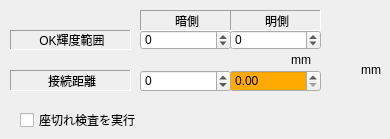
   <widget class="QWidget" name="tab_6">
    <attribute name="title">
     <string>Ring</string>
    </attribute>
    <widget class="QLabel" name="label_23">
     <property name="geometry">
      <rect>
       <x>140</x>
       <y>10</y>
       <width>91</width>
       <height>21</height>
      </rect>
     </property>
     <property name="frameShape">
      <enum>QFrame::Panel</enum>
     </property>
     <property name="frameShadow">
      <enum>QFrame::Sunken</enum>
     </property>
     <property name="text">
      <string>暗側</string>
     </property>
     <property name="alignment">
      <set>Qt::AlignCenter|Qt::AlignHCenter|Qt::AlignLeading|Qt::AlignLeft|Qt::AlignVCenter</set>
     </property>
    </widget>
    <widget class="QLabel" name="label_22">
     <property name="geometry">
      <rect>
       <x>10</x>
       <y>30</y>
       <width>121</width>
       <height>20</height>
      </rect>
     </property>
     <property name="frameShape">
      <enum>QFrame::Panel</enum>
     </property>
     <property name="frameShadow">
      <enum>QFrame::Sunken</enum>
     </property>
     <property name="text">
      <string>OK輝度範囲</string>
     </property>
     <property name="alignment">
      <set>Qt::AlignCenter|Qt::AlignHCenter|Qt::AlignLeading|Qt::AlignLeft|Qt::AlignVCenter</set>
     </property>
    </widget>
    <widget class="QLabel" name="label_21">
     <property name="geometry">
      <rect>
       <x>230</x>
       <y>10</y>
       <width>91</width>
       <height>21</height>
      </rect>
     </property>
     <property name="frameShape">
      <enum>QFrame::Panel</enum>
     </property>
     <property name="frameShadow">
      <enum>QFrame::Sunken</enum>
     </property>
     <property name="text">
      <string>明側</string>
     </property>
     <property name="alignment">
      <set>Qt::AlignCenter|Qt::AlignHCenter|Qt::AlignLeading|Qt::AlignLeft|Qt::AlignVCenter</set>
     </property>
    </widget>
    <widget class="QSpinBox" name="EditDarkWidth">
     <property name="geometry">
      <rect>
       <x>140</x>
       <y>30</y>
       <width>91</width>
       <height>20</height>
      </rect>
     </property>
     <property name="minimum">
      <number>-255</number>
     </property>
     <property name="maximum">
      <number>255</number>
     </property>
    </widget>
    <widget class="QSpinBox" name="EditLightWidth">
     <property name="geometry">
      <rect>
       <x>230</x>
       <y>30</y>
       <width>91</width>
       <height>20</height>
      </rect>
     </property>
     <property name="minimum">
      <number>-255</number>
     </property>
     <property name="maximum">
      <number>255</number>
     </property>
    </widget>
    <widget class="QLabel" name="label_37">
     <property name="geometry">
      <rect>
       <x>10</x>
       <y>70</y>
       <width>121</width>
       <height>21</height>
      </rect>
     </property>
     <property name="frameShape">
      <enum>QFrame::Panel</enum>
     </property>
     <property name="frameShadow">
      <enum>QFrame::Sunken</enum>
     </property>
     <property name="text">
      <string>接続距離</string>
     </property>
     <property name="alignment">
      <set>Qt::AlignCenter|Qt::AlignHCenter|Qt::AlignLeading|Qt::AlignLeft|Qt::AlignVCenter</set>
     </property>
    </widget>
    <widget class="QSpinBox" name="EditConnectLen">
     <property name="geometry">
      <rect>
       <x>140</x>
       <y>70</y>
       <width>91</width>
       <height>22</height>
      </rect>
     </property>
     <property name="minimum">
      <number>-9999</number>
     </property>
     <property name="maximum">
      <number>99999999</number>
     </property>
    </widget>
    <widget class="QLabel" name="labelUnitName_8">
     <property name="geometry">
      <rect>
       <x>320</x>
       <y>60</y>
       <width>61</width>
       <height>20</height>
      </rect>
     </property>
     <property name="frameShape">
      <enum>QFrame::NoFrame</enum>
     </property>
     <property name="frameShadow">
      <enum>QFrame::Sunken</enum>
     </property>
     <property name="text">
      <string>mm</string>
     </property>
     <property name="alignment">
      <set>Qt::AlignRight|Qt::AlignTrailing|Qt::AlignVCenter</set>
     </property>
    </widget>
    <widget class="QDoubleSpinBox" name="doubleSpinBoxConnectLenMM">
     <property name="geometry">
      <rect>
       <x>230</x>
       <y>70</y>
       <width>91</width>
       <height>22</height>
      </rect>
     </property>
     <property name="palette">
      <palette>
       <active>
        <colorrole role="Base">
         <brush brushstyle="SolidPattern">
          <color alpha="255">
           <red>255</red>
           <green>170</green>
           <blue>0</blue>
          </color>
         </brush>
        </colorrole>
       </active>
       <inactive>
        <colorrole role="Base">
         <brush brushstyle="SolidPattern">
          <color alpha="255">
           <red>255</red>
           <green>170</green>
           <blue>0</blue>
          </color>
         </brush>
        </colorrole>
       </inactive>
       <disabled>
        <colorrole role="Base">
         <brush brushstyle="SolidPattern">
          <color alpha="255">
           <red>240</red>
           <green>240</green>
           <blue>240</blue>
          </color>
         </brush>
        </colorrole>
       </disabled>
      </palette>
     </property>
     <property name="maximum">
      <double>9999999999.000000000000000</double>
     </property>
    </widget>
    <widget class="QLabel" name="labelUnitName_3">
     <property name="geometry">
      <rect>
       <x>220</x>
       <y>50</y>
       <width>91</width>
       <height>20</height>
      </rect>
     </property>
     <property name="frameShape">
      <enum>QFrame::NoFrame</enum>
     </property>
     <property name="frameShadow">
      <enum>QFrame::Sunken</enum>
     </property>
     <property name="text">
      <string>mm</string>
     </property>
     <property name="alignment">
      <set>Qt::AlignRight|Qt::AlignTrailing|Qt::AlignVCenter</set>
     </property>
    </widget>
    <widget class="QCheckBox" name="checkModeEnableOpenRingCheck">
     <property name="geometry">
      <rect>
       <x>20</x>
       <y>110</y>
       <width>291</width>
       <height>20</height>
      </rect>
     </property>
     <property name="text">
      <string>座切れ検査を実行</string>
     </property>
    </widget>
   </widget>
